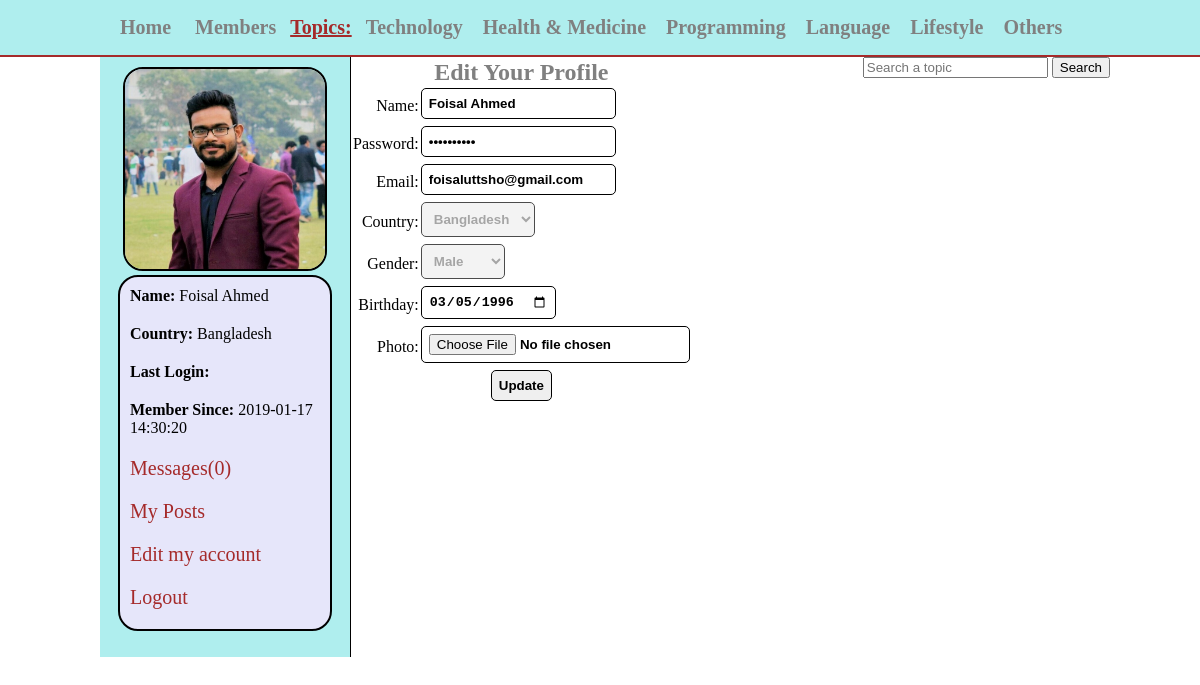
The app's page /peoplequestion/edit_profile.php (signed in) with its own data.
### tables this page shows
CREATE TABLE `topics` (
  `topic_id` int(11) NOT NULL,
  `topic_name` varchar(255) NOT NULL
);

CREATE TABLE `users` (
  `user_id` int(11) NOT NULL,
  `user_name` varchar(255) NOT NULL,
  `user_pass` varchar(255) NOT NULL,
  `user_email` varchar(255) NOT NULL,
  `user_country` text NOT NULL,
  `user_gender` text NOT NULL,
  `user_birthday` text NOT NULL,
  `user_image` text NOT NULL,
  `user_reg_date` text NOT NULL,
  `user_last_login` text NOT NULL,
  `status` text NOT NULL,
  `ver_code` int(100) NOT NULL,
  `posts` text NOT NULL
);

### peoplequestion/edit_profile.php (the view, shortened to what this page needs)
<?php
include("functions/functions.php");
if(!isset($_SESSION['user_email'])){
	header("location:index.php");
}
else{
?>
<!DOCTYPE html>
<html>
<head>
	<link rel="stylesheet" type="text/css" href="styles/home_style.css" media="all">
</head>
<body>
	<div class="container">
		<div id="head_warp">
			<div id="header">
				<ul id="menu">
					<li><a href="home.php"> Home</a></li>
					<li><a href="members.php"> Members</a></li>
					<strong>Topics:</strong>
					<?php
					  $get_topics="select * from topics";
					  $run_topics=mysqli_query($con,$get_topics);
					  while($row= mysqli_fetch_array($run_topics)){
						$topic_id=$row['topic_id'];
						$topic_name=$row['topic_name'];
					  echo "<li><a href='topic.php?topic=$topic_id'>$topic_name</a></li>";
					  }
					?>
				</ul>
				<form method="get" action="results.php" id="form1">
					<input type="text" name="user_query" placeholder="Search a topic">
					<input type="submit" name="search" value="Search">
				</form>
			</div>
		</div>
		<div class="content">
		    <div id="user_timeline">
				<div id="user_details">
					<?php
					  $user=$_SESSION['user_email'];
					  $get_user="select * from users where user_email='$user' ";
					  $run_user=mysqli_query($con,$get_user);
					  $row=mysqli_fetch_array($run_user);
					  $user_id=$row['user_id'];
					  $user_name=$row['user_name'];
					  $user_pass=$row['user_pass'];
					  $user_email=$row['user_email'];
					  $user_country=$row['user_country'];
					  $user_gender=$row['user_gender'];
					  $user_birthday=$row['user_birthday'];
					  $user_image=$row['user_image'];
					  $register_date=$row['user_reg_date'];
					  $last_login=$row['user_last_login'];
					  $sel_msg="select * from messages where receiver='$user_id' AND status='unread' ORDER BY 1 DESC";
					  $run_msg=mysqli_query($con,$sel_msg);
					  $count_msg=mysqli_num_rows($run_msg);
					  echo "
					  <center>
					  <img src='users/$user_image' width='200' height='200'/>
					  </center>
					  <div id='user_mention'>
					  <p><strong>Name:</strong> $user_name</p>
					  <p><strong>Country:</strong> $user_country</p>
					  <p><strong>Last Login:</strong> $last_login</p>
					  <p><strong>Member Since:</strong> $register_date</p>
					  <p><a href='my_messages.php?inbox&u_id=$user_id'>Messages($count_msg)</a></p>
					  <p><a href='my_posts.php?u_id=$user_id'>My Posts</a></p>
					  <p><a href='edit_profile.php?u_id=$user_id'>Edit my account</a></p>
					  <p><a href='logout.php'>Logout</a></p>
					  </div>
					  ";
					}
					?>
				</div>
		    </div>
		    <div>
		    	<form action="" method="post" id="f" class="ff" enctype="multipart/form-data">
				  <table>
					<tr align="center">
						<td colspan="6"><h2>Edit Your Profile</h2></td>
					</tr>
					<tr>
						<td align="right">Name:</td>
						<td><input type="text" name="u_name" required="required" value="<?php echo $user_name;?>"></td>
					</tr>
					<tr>
						<td align="right">Password:</td>
						<td><input type="password" name="u_pass" required="required" value="<?php echo $user_pass;?>"></td>
					</tr>
					<tr>
						<td align="right">Email:</td>
						<td><input type="email" name="u_email" required="required" value="<?php echo $user_email;
							?>"></td>
					</tr>
					<tr>
						<td align="right">Country:</td>
						<td>
							<select name="u_country" disabled="disabled">
							  <option><?php echo $user_country;?></option>
						    </select>
						</td>
					</tr>
					<tr>
						<td align="right">Gender:</td>
						<td>
						    <select name="u_gender" disabled="disabled">
							  <option><?php echo $user_gender;?></option>
						    </select>
					    </td>
					</tr>
					<tr>
						<td align="right">Birthday:</td>
						<td><input type="date" name="u_birthday" required="required" value="<?php echo $user_birthday;?>"></td>
					</tr>
					<tr>
						<td align="right">Photo:</td>
						<td><input type="file" name="u_image" required="required"></td>
					</tr>
					<tr align="center">
						<td colspan="6"><input type="submit" name="update" value="Update"></td>
					</tr>
				  </table>
			    </form>
			</div>
        </div>
	</div>
</body>
</html>

### peoplequestion/styles/home_style.css (style rules this page uses)
html, body, div, span, applet, object, iframe, h1, h2, h3, h4, h5, h6, p, blockquote, pre, a, abbr, acronym, address, big, cite, code, del, dfn, em, img, ins, kbd, q, s, samp, small, strike, strong, sub, sup, tt, var, b, u, i, center, dl, dt, dd, ol, ul, li, fieldset, form, label, legend, table, caption, tbody, tfoot, thead, tr, th, td, article, aside, canvas, details, embed, figure, figcaption, footer, header, hgroup, menu, nav, output, ruby, section, summary, time, mark, audio, video { margin: 0; padding: 0; border: 0; }
#head_warp { width: 100%; height: 35px; margin: 0 auto; border-bottom: 2px solid brown; padding:10px; background: #AFEEEE; }
#header { margin:0 auto; width: 1000px; height: 35px; }
#menu { line-height: 35px; padding: 0; margin:0; float: left; }
#menu li { display: inline; list-style: none; }
#menu a { margin:5px; padding: 5px; text-decoration: none; color: gray; font-size: 20px; font-weight: bold; }
#menu strong { font-size: 20px; text-decoration: underline; color: brown; }
#form1 { float: right; line-height: 35px; padding-top: 3px; }
.content { width:1000px; margin:0 auto; }
#user_timeline { background: #AFEEEE; width:250px; float: left; height: 600px; border-right: 1px solid black; }
#user_details { padding: 10px; }
#user_details img { border:2px solid black; border-radius: 20px; }
#user_details p { margin-bottom: 10px; padding: 5px; }
#user_details a { color:brown; font-size:20px; text-decoration:none; }
#user_mention { background: #E6E6FA; border:2px solid black; border-radius: 20px; width: 200px; margin:0 auto; padding: 5px; }
.ff input { margin-bottom: 5px; }
.ff select { margin-bottom: 5px; }
#f input { padding: 7px; border: 1px solid black; border-radius: 5px; font-weight: bolder; }
#f select { padding: 8px; border: 1px solid black; border-radius: 5px; font-weight: bolder; }
#f h2 { color: gray; font-family: Sansationl; }

### records on screen
topics: topic_name "Technology"
topics: topic_name "Health & Medicine"
topics: topic_name "Programming"
topics: topic_name "Language"
topics: topic_name "Lifestyle"
topics: topic_name "Others"
users: user_image (picture), user_name "Foisal Ahmed", user_country "Bangladesh", user_reg_date "2019-01-17 14:30:20", u_name "Foisal Ahmed", u_email "foisaluttsho@gmail.com", u_country "Bangladesh", u_gender "Male", u_birthday "03/05/1996"

### other values on screen
$count_msg "0"
